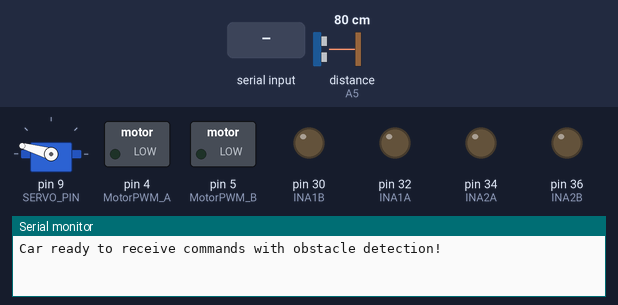
Bench run of a sketch on a simulated Arduino Mega 2560, built with avr-gcc and run on an emulated ATmega2560. Shown: servo, switched loads named in the sketch (green lamp = pin HIGH), output pins drawn as LEDs (lit = HIGH), the last lines printed to the serial monitor. Inputs (shaded band) come from the test bench; at power-on: distance to the obstacle (sensor on A5) 80 cm. The echo pulse lasts 58.3 µs per cm; pins used as bus, display or sensor lines are not drawn.

Above: at 0.76 s.
1.3 s: "F" received over the second serial link
At 1.67 s:
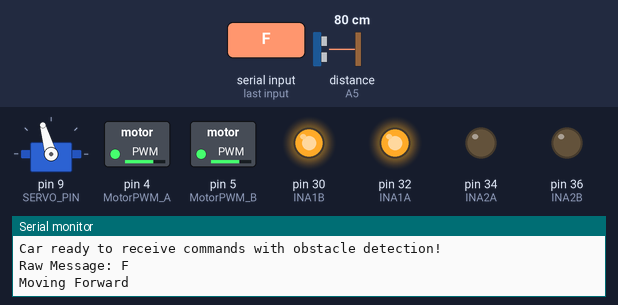
4.3 s: "B" received over the second serial link
At 4.71 s:
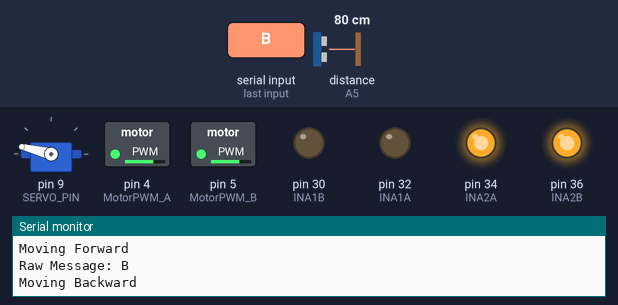
7.3 s: "L" received over the second serial link
At 7.45 s:
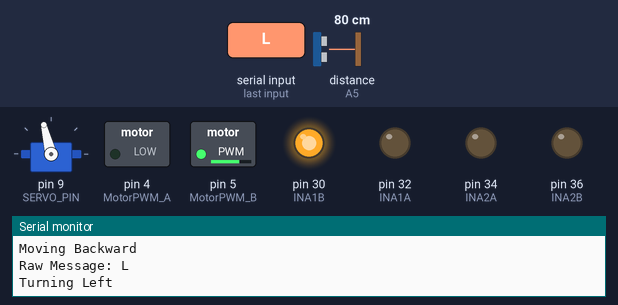
10.3 s: "R" received over the second serial link
At 10.5 s:
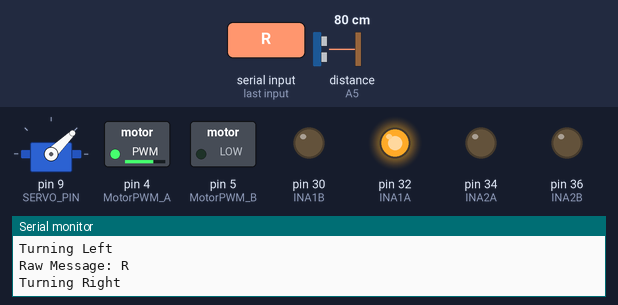
13.3 s: "S" received over the second serial link
At 13.54 s:
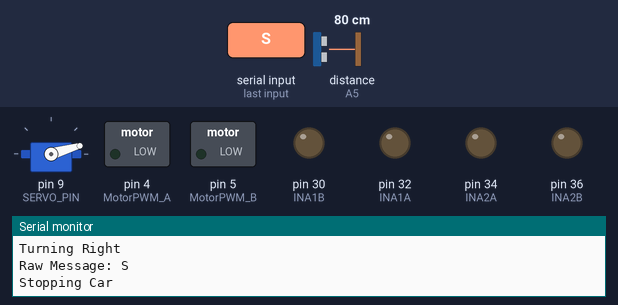
16.3 s: "F" received over the second serial link
At 16.58 s:
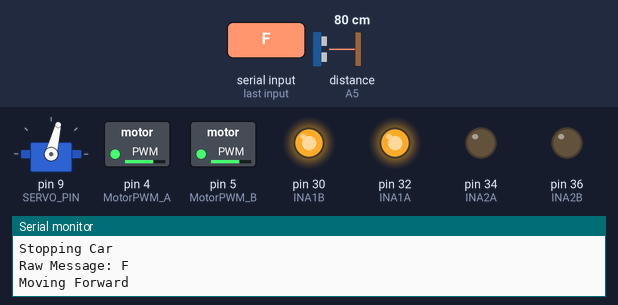
Timing chart, 0 to 66.8 s (numbered marks = the images above; inputs shaded):
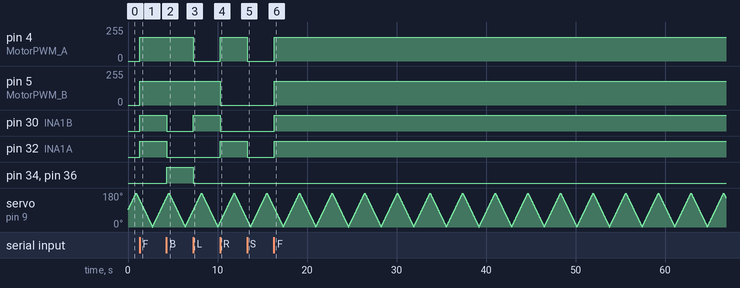

Measured:
- after the input at 1.3 s, pin 4 (MotorPWM_A), pin 5 (MotorPWM_B): 0/255 → 180/255 at once; pin 30 (INA1B), pin 32 (INA1A): LOW → HIGH at once
- after the input at 4.3 s, pin 30 (INA1B), pin 32 (INA1A): HIGH → LOW at once; pin 34 (INA2A), pin 36 (INA2B): LOW → HIGH at once
- after the input at 7.3 s, pin 4 (MotorPWM_A): 180/255 → 0/255 at once; pin 30 (INA1B): LOW → HIGH at once; pin 34 (INA2A), pin 36 (INA2B): HIGH → LOW at once
- after the input at 10.3 s, pin 4 (MotorPWM_A): 0/255 → 180/255 at once; pin 5 (MotorPWM_B): 180/255 → 0/255 at once; pin 30 (INA1B): HIGH → LOW at once; pin 32 (INA1A): LOW → HIGH at once
- after the input at 13.3 s, pin 4 (MotorPWM_A): 180/255 → 0/255 at once; pin 32 (INA1A): HIGH → LOW at once
- after the input at 16.3 s, pin 4 (MotorPWM_A), pin 5 (MotorPWM_B): 0/255 → 180/255 at once; pin 30 (INA1B), pin 32 (INA1A): LOW → HIGH at once

The sketch:

finalproject_copy_20241218160801.ino
```cpp
//Rajya Kolluri
//Collins Kibet
//Final Project
//CS 328
// Prof. Stam Darrell

//Innitializations
//***************************************************************
#include <Servo.h>
#include <SoftwareSerial.h>

// Motor Control Pins
#define MotorPWM_A 4  // PWM pin for left motor
#define MotorPWM_B 5  // PWM pin for right motor
#define INA1A 32      // Left motor direction control pin 1
#define INA2A 34      // Left motor direction control pin 2
#define INA1B 30      // Right motor direction control pin 1
#define INA2B 36      // Right motor direction control pin 2

#define SPEED 180  // Default motor speed
#define MAX_SPEED 255  // Maximum motor speed

// Bluetooth module pins
SoftwareSerial BTserial(10, 11); // RX, TX pins for Bluetooth

// Ultrasonic Sensor Pins
#define trig_pin A4 // Trigger pin for the rangefinder
#define echo_pin A5 // Echo pin for the rangefinder
#define OBSTACLE_THRESHOLD 20 // Obstacle detection distance threshold in cm

// Servo Configuration
Servo myServo;           // Servo object for scanning
#define SERVO_PIN 9     // Servo control pin
#define SERVO_MIN_ANGLE 0   // Minimum servo angle
#define SERVO_MAX_ANGLE 180 // Maximum servo angle

// Servo Sweep Variables
bool servoDirection = true; // Sweep direction: true = forward, false = backward
int servoAngle = 90;

// Function to read distance from the rangefinder
//***************************************************************
int readDistance() {
  digitalWrite(trig_pin, LOW);
  delayMicroseconds(2);
  digitalWrite(trig_pin, HIGH);
  delayMicroseconds(10);
  digitalWrite(trig_pin, LOW);

  long duration = pulseIn(echo_pin, HIGH);
  return duration * 0.034 / 2; // Convert duration to distance in cm
}

// Function to sweep the servo
//***************************************************************
void sweepServo() {
  servoAngle += (servoDirection ? 1 : -1);
  if (servoAngle >= SERVO_MAX_ANGLE) servoDirection = false;
  if (servoAngle <= SERVO_MIN_ANGLE) servoDirection = true;
  myServo.write(servoAngle);
  delay(10);
}

// Function to detect obstacles
//***************************************************************
bool isObstacleDetected() {
  int distance = readDistance();
  return (distance > 0 && distance < OBSTACLE_THRESHOLD);
}

// Function to stop the car
//***************************************************************
void STOP() {
  analogWrite(MotorPWM_A, 0);
  analogWrite(MotorPWM_B, 0);

  digitalWrite(INA1A, LOW);
  digitalWrite(INA2A, LOW);

  digitalWrite(INA1B, LOW);
  digitalWrite(INA2B, LOW);
  Serial.println("Stopping Car");
}

// Function to process commands
//***************************************************************
void processCommand(String command) {
  command.trim(); // Clean up input

  if (isObstacleDetected()) {
    Serial.println("Obstacle detected! Stopping car.");
    STOP();
    return;
  }

  if (command == "F") {
    FORWARD();
  } else if (command == "B") {
    BACKWARD();
  } else if (command == "L") {
    TURN_LEFT();
  } else if (command == "R") {
    TURN_RIGHT();
  } else if (command == "S") {
    STOP();
  } else {
    Serial.println("Unknown Command!");
  }
}

// Function to move the car forward
//***************************************************************
void FORWARD() {
  analogWrite(MotorPWM_A, SPEED);
  analogWrite(MotorPWM_B, SPEED);

  digitalWrite(INA1A, HIGH);
  digitalWrite(INA2A, LOW);

  digitalWrite(INA1B, HIGH);
  digitalWrite(INA2B, LOW);
  Serial.println("Moving Forward");
}

// Function to move the car backward
//***************************************************************
void BACKWARD() {
  analogWrite(MotorPWM_A, SPEED);
  analogWrite(MotorPWM_B, SPEED);

  digitalWrite(INA1A, LOW);
  digitalWrite(INA2A, HIGH);

  digitalWrite(INA1B, LOW);
  digitalWrite(INA2B, HIGH);
  Serial.println("Moving Backward");
}

// Function to turn the car left
//***************************************************************
void TURN_LEFT() {
  analogWrite(MotorPWM_A, 0);  // Left motor stopped
  analogWrite(MotorPWM_B, SPEED);  // Right motor active

  digitalWrite(INA1A, LOW);
  digitalWrite(INA2A, LOW);

  digitalWrite(INA1B, HIGH);
  digitalWrite(INA2B, LOW);
  Serial.println("Turning Left");
}

// Function to turn the car right
//***************************************************************
void TURN_RIGHT() {
  analogWrite(MotorPWM_A, SPEED);  // Left motor active
  analogWrite(MotorPWM_B, 0);  // Right motor stopped

  digitalWrite(INA1A, HIGH);
  digitalWrite(INA2A, LOW);

  digitalWrite(INA1B, LOW);
  digitalWrite(INA2B, LOW);
  Serial.println("Turning Right");
}

//setup function
//***************************************************************
void setup() {
  Serial.begin(9600);
  BTserial.begin(38400);

  // Initialize motor control pins
  pinMode(MotorPWM_A, OUTPUT);
  pinMode(MotorPWM_B, OUTPUT);
  pinMode(INA1A, OUTPUT);
  pinMode(INA2A, OUTPUT);
  pinMode(INA1B, OUTPUT);
  pinMode(INA2B, OUTPUT);

  // Initialize ultrasonic sensor pins
  pinMode(trig_pin, OUTPUT);
  pinMode(echo_pin, INPUT);

  // Initialize servo
  myServo.attach(SERVO_PIN);
  myServo.write(servoAngle);

  Serial.println("Car ready to receive commands with obstacle detection!");
}

//The loop function
//***************************************************************
void loop() {
  String message = readCommand(); // Read Bluetooth commands
  if (message.length() > 0) {
    Serial.print("Raw Message: ");
    Serial.println(message);
    processCommand(message);
  }
  sweepServo(); // Continuously scan for obstacles
}

// Function to read Bluetooth commands
//***************************************************************
String readCommand() {
  String asciiData = "";  // Store received data
  char bluetoothData;
  while (BTserial.available()) {
    bluetoothData = BTserial.read();
    // Ignore Carriage Return (CR) and Line Feed (LF)
    if (bluetoothData != 13 && bluetoothData != 10) {
      asciiData += (char)bluetoothData;  // Build the message
    }
  }
  return asciiData;  // Return the received data (excluding CR/LF)
}
```
